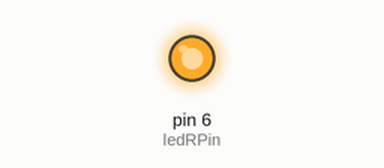
The sketch below on a simulated Arduino Uno, built with avr-gcc and run on an emulated ATmega328P. On the bench: output pins drawn as LEDs (lit = HIGH).

Above: at 0.1 s.
At 1.1 s:
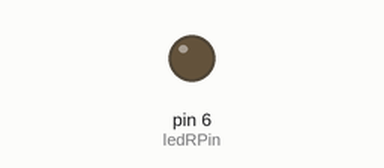
Timing chart, 0 to 2.6 s (numbered marks = the images above):
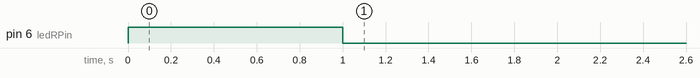

The sketch:

b_LedParpadea1vez.ino
```cpp
/*
Parpadeo
Enciende y apaga un LED una sola vez
*/

// declaracion de variables
int ledRPin = 6; // LED rojo asociado al pin 9

// la funcion set up se ejecuta una sola vez
void setup() {
  pinMode(ledRPin, OUTPUT); // inicializa el pin 9 como una salida digital
  digitalWrite(ledRPin, HIGH); // escribe 5v en el pin del LED
  delay(1000); // espera un segundo
  digitalWrite(ledRPin, LOW); // escribe 0v en el pin del LED
  delay(1000); // espera un segundo
}

// la funcion loop se ejecuta repetidamente de forma infinita
void loop() {
  // No contiene nada
}
```
